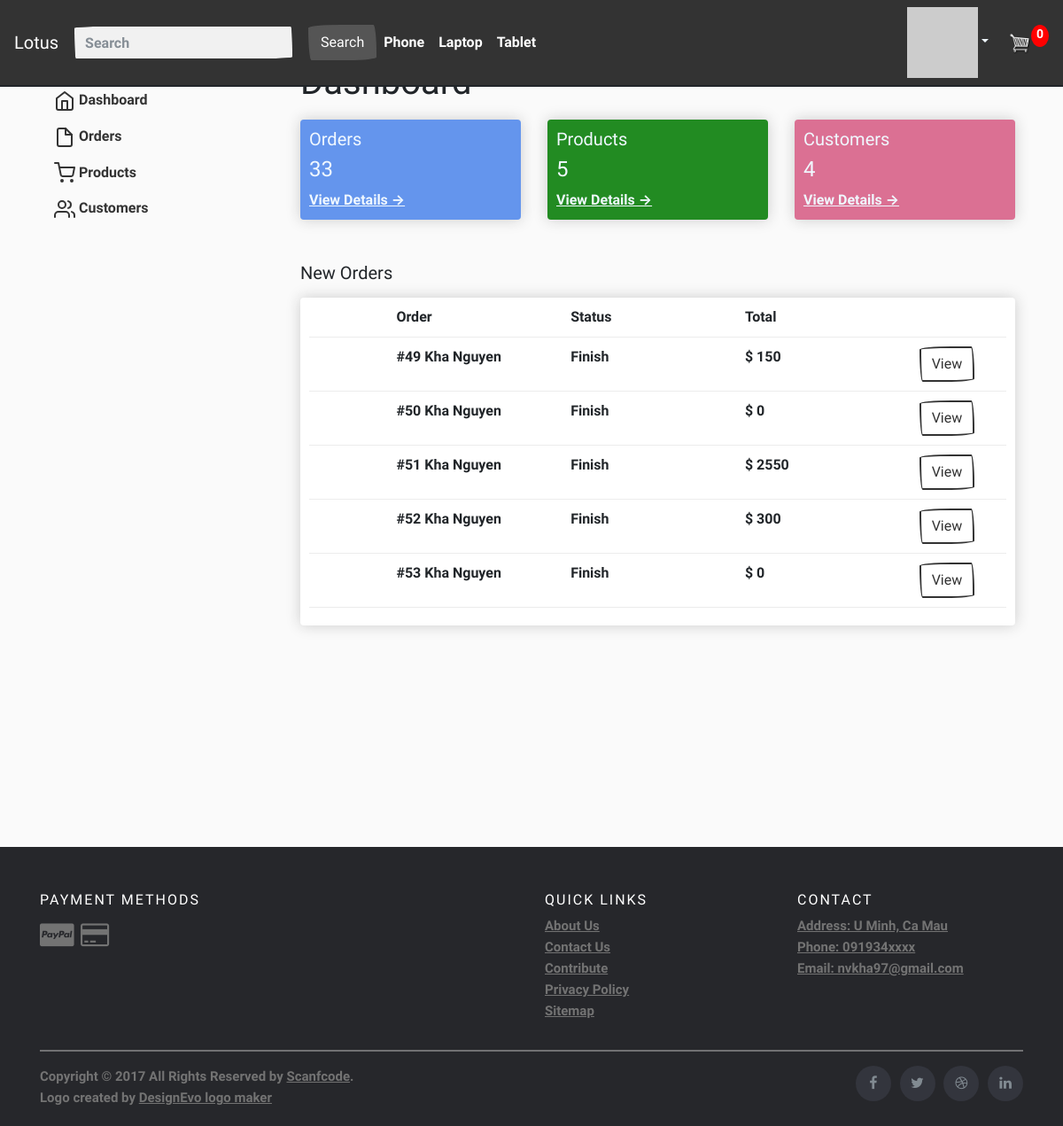
The app's page /admin/dashboard (signed in) with its own data.
### tables this page shows
CREATE TABLE "orders" (
	"id"	INTEGER,
	"user_id"	INTEGER,
	"order_date"	DATETIME,
	"payment_id"	INTEGER,
	"complete"	BOOLEAN DEFAULT 0,
	"order_name"	NVARCHAR(255),
	"order_phonenumber"	VARCHAR(12),
	"order_email"	VARCHAR(50),
	"order_address"	TEXT,
	"transaction_id"	DATE,
	PRIMARY KEY("id" AUTOINCREMENT)
);

### app.py (the view)
@app.route("/admin/dashboard")
@login_required
def dashboard():
    cartData = CartData()
    orders = db.execute("SELECT COUNT(*) as total FROM orders")
    orders_top5 = db.execute("SELECT * FROM orders WHERE complete=1 ORDER BY order_date LIMIT 5")
    products = db.execute("SELECT COUNT(*) as total FROM products")
    customers = db.execute("SELECT COUNT(id) as total FROM users")
    return render_template("/adminpage/dashboard.html", orders=orders[0], products=products[0], customers=customers[0], orders_top5=orders_top5, numberCart=cartData["numberItem"])

### app.py (called while the page is built)
@app.after_request
def after_request(response):
    response.headers["Cache-Control"] = "no-cache, no-store, must-revalidate"
    response.headers["Expires"] = 0
    response.headers["Pragma"] = "no-cache"
    return response

@app.before_request
def before_request():
  if session.get("user_id"):
      db.execute("UPDATE users SET last_seen=? WHERE id=?", datetime.utcnow(), session["user_id"])

### helpers.py (called while the page is built)
def login_required(f):
    @wraps(f)
    def decorated_function(*args, **kwargs):
        if session.get("user_id") is None:
            return redirect("/login")
        return f(*args, **kwargs)
    return decorated_function

def gravatar(email, size=100, default='identicon', rating='g'):
    url = 'http://www.gravatar.com/avatar'
    hash = hashlib.md5(email.encode('utf-8')).hexdigest()
    return '{url}/{hash}?s={size}&d={default}&r={rating}'.format(
        url=url, hash=hash, size=size, default=default, rating=rating)

def CartData():
    if session.get("user_id"):
        try:
            order = db.execute("SELECT * FROM orders WHERE user_id=? AND complete=?", session.get("user_id"), 0)
            order_detail = db.execute("SELECT * FROM order_detail WHERE order_id=?", order[0]['id'])
            numberItem = int(len(order_detail))
            total = db.execute("SELECT SUM(price * quantity) FROM order_detail WHERE order_id=?", order[0]['id'])
        except:
            order_detail = None
            numberItem = 0
            total = 0
        return {"items": order_detail, "numberItem": numberItem, "total": total}
    else:
        cookieData = cookieCart()
        return {"items": cookieData['items'], "numberItem": cookieData['numberItem'], "total": cookieData['total']}

def getTotal(order_id):
    try:
        total = db.execute("SELECT SUM(quantity * price) as total FROM order_detail WHERE order_id=?", order_id)
    except:
        return 0
    return total[0]["total"]

def getAllNameProduct():
    all_products = db.execute("SELECT * FROM products")
    list_product_name = ""
    for product in all_products:
        list_product_name += product["name"] + ","
    return list_product_name

### templates/adminpage/dashboard.html (shortened to what this page needs)
{% extends 'sell.html' %}
{% block div %}
<h1>Dashboard</h1>
<div class="row">
    <div class="col-lg-4">
        <div style="background-color:cornflowerblue; color:aliceblue" class="box-element">
            <h5>Orders</h5>
            <h4>{% if orders %} {{ orders.total }} {% else %} 0 {% endif %}</h4>
            <a style="color:aliceblue" href="{{ url_for('all_order') }}">View Details &#8594</a>
        </div>
    </div>
    <div class="col-lg-4">
        <div style="background-color:forestgreen; color:aliceblue" class="box-element">
            <h5>Products</h5>
            <h4>{% if products %} {{ products.total }} {% else %} 0 {% endif %}</h4>
            <a style="color:aliceblue" href="{{ url_for('all_product') }}">View Details &#8594</a>
        </div>
    </div>
    <div class="col-lg-4">
        <div style="background-color:palevioletred; color:aliceblue" class="box-element">
            <h5>Customers</h5>
            <h4>{% if customers %} {{ customers.total }} {% else %} 0 {% endif %}</h4>
            <a style="color:aliceblue" href="{{ url_for('customers') }}">View Details &#8594</a>
        </div>
    </div>
</div>
<br>
<br>
<h5>New Orders</h5>
<div class="box-element mt-3">
    <div class="cart-row">
        <div style="flex: 1"></div>
        <div style="flex: 2">Order</div>
        <div style="flex: 2">Status</div>
        <div style="flex: 2">Total</div>
        <div style="flex: 1"></div>
    </div>
        {% if orders_top5 %}
            {% for order in orders_top5 %}
                <div class="cart-row">
                    <div style="flex: 1"></div>
                    <div style="flex: 2">#{{ order.id }} {{ order.order_name }}</div>
                    <div style="flex: 2">{% if order.complete == 0 %} Possessing {% else %} Finish {% endif %}</div>
                    <div style="flex: 2">${% if (order.id | getTotal) == None %} 0 {% else %} {{ order.id | getTotal }} {% endif %}</div>
                    <div style="flex: 1"><a href={{ url_for('view_order', id=order.id) }} class="btn btn-outline-primary">View</a></div>
                </div>
            {% endfor %}
        {% endif %}
  </div>
{% endblock %}

### static/css/main.css (style rules this page uses)
body { background-color: hsl(0, 0%, 98%); padding-top: 45px; }
.box-element { box-shadow:hsl(0, 0%, 80%) 0 0 16px; background-color: #fff; border-radius: 4px; padding: 10px; }
.col-lg-4, .col-lg-6, .col-lg-8, .col-lg-12 { margin-top: 10px; }
.cart-row { display: flex; align-items: flex-stretch; padding-bottom: 10px; margin-bottom: 10px; border-bottom: 1px solid #ececec; }

### records on screen
orders: id "49", order_name "Kha Nguyen", complete "Finish", id|getTotal "150"
orders: id "50", order_name "Kha Nguyen", complete "Finish"
orders: id "51", order_name "Kha Nguyen", complete "Finish", id|getTotal "2550"
orders: id "52", order_name "Kha Nguyen", complete "Finish", id|getTotal "300"
orders: id "53", order_name "Kha Nguyen", complete "Finish", shows "0"

### other values on screen
{{ numberCart }} "0"
{{ orders.total }} "33"
{{ products.total }} "5"
{{ customers.total }} "4"
